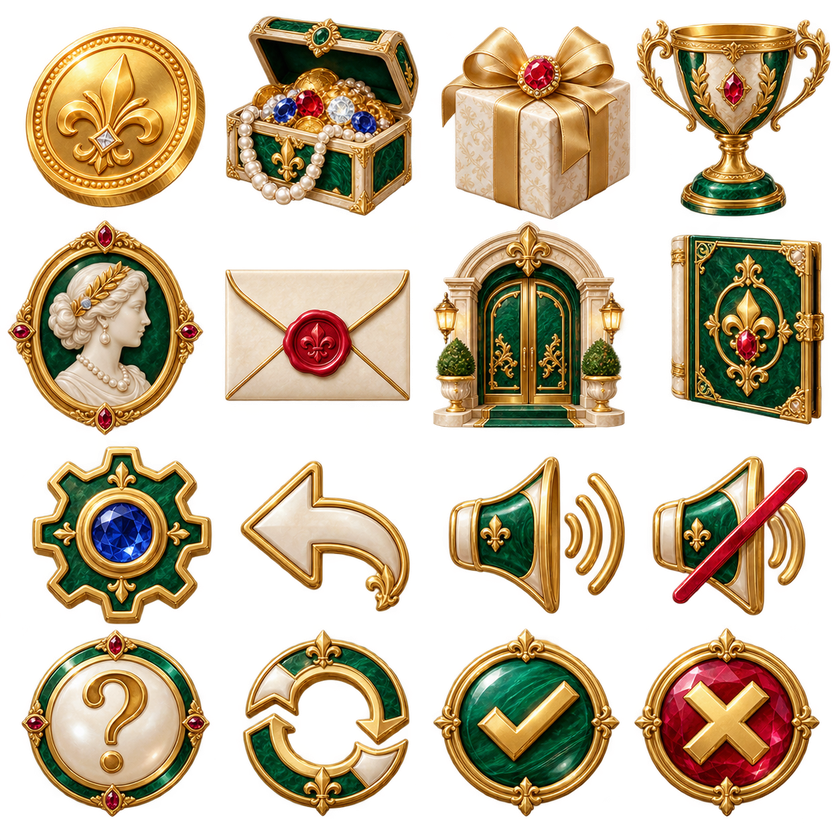
#> input picture 完整游戏模版/全游戏模版/F34_Aurum_Atelier_v1.0.0/art-source/raw/interfaces.png, 840 x 840 px, shrunk from 1254 x 1254 before the run, found by its file name
$ python extract-interfaces.py
#> lines starting #> are read from the running program, lines starting #| are printed output that depends on the picture; after the words box and inside, x2 and y2 are one past the last pixel; in counts of white or black regions, pixels touching at a corner belong together
from pathlib import Path
from collections import deque
from PIL import Image
ROOT=Path(__file__).resolve().parents[1]
if not (ROOT/'assets').exists(): ROOT=Path('/Users/mengjunzhu/Desktop/slots/slots-game-template/完整游戏模版/全游戏模版/F34_Aurum_Atelier_v1.0.0')
source=Image.open(ROOT/'assets/resources/art/interfaces.png').convert('RGBA')
#> source is the input picture: PIL image 840x840 RGBA; mean R, G, B, A 92.8, 73.9, 43.7, 128.5
a=source.getchannel('A'); w,h=source.size; px=a.load(); seen=bytearray(w*h); groups=[[] for _ in range(16)]
#> after `a = source.getchannel('A')`:
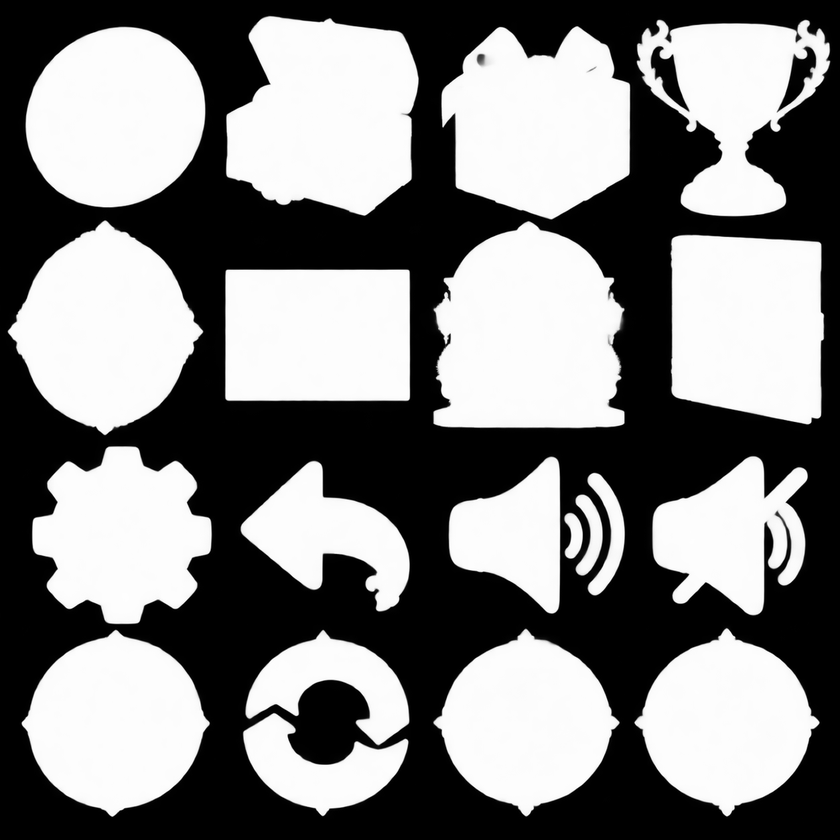
#> a: PIL image 840x840 L; min 0, max 255, mean 128.5
#> after `w, h = source.size`: w = 840; h = 840
for y in range(h):
 for x in range(w):
  start=y*w+x
  if seen[start] or px[x,y]<8: continue
  seen[start]=1; queue=deque([start]); points=[]
  while queue:
   at=queue.popleft(); points.append(at); cy,cx=divmod(at,w)
   for nx,ny in ((cx-1,cy),(cx+1,cy),(cx,cy-1),(cx,cy+1)):
    if 0<=nx<w and 0<=ny<h:
     k=ny*w+nx
     if not seen[k] and px[nx,ny]>=8: seen[k]=1;queue.append(k)
  if len(points)<20: continue
  xs=[n%w for n in points];ys=[n//w for n in points]
  col=min(3,int((min(xs)+max(xs))/2/256));row=min(3,int((min(ys)+max(ys))/2/256))
  groups[row*4+col].extend(points)
for i,points in enumerate(groups):
 mask=Image.new('L',(w,h)); mp=mask.load()
 for n in points: mp[n%w,n//w]=255
 # The component mask selects original paint rather than redrawing the icon.
 # Include the antialiased fringe but keep disconnected neighbouring artwork out.
 from PIL import ImageFilter, ImageChops
 mask=mask.filter(ImageFilter.MaxFilter(5));mask=ImageChops.multiply(mask,a)
 bounds=mask.getbbox(); art=source.copy(); art.putalpha(mask); crop=art.crop(bounds)
 output=Image.new('RGBA',(crop.width+24,crop.height+24));output.paste(crop,(12,12))
 output.save(ROOT/f'assets/resources/art/interface-{i}.png')
 print(i,bounds,output.size)
#> this loop made 16 passes
#> bounds on passes 1, 2, 3, 5, 6, 7, 9, 10, 11: (23, 24, 208, 210), (223, 13, 421, 218), (439, 17, 833, 222), (5, 218, 206, 438), (222, 267, 413, 404), (430, 219, 827, 431), (19, 444, 215, 819), (238, 454, 563, 819), (431, 453, 822, 819)
#| 0 (23, 24, 208, 210) (209, 210)
#| 1 (223, 13, 421, 218) (222, 229)
#| 2 (439, 17, 833, 222) (418, 229)
#| 3 None (864, 864)
#| 4 (5, 218, 206, 438) (225, 244)
#| 5 (222, 267, 413, 404) (215, 161)
#| 6 (430, 219, 827, 431) (421, 236)
#| 7 None (864, 864)
#> (further printed lines are left out)
#> pass 1, `mask = mask.filter(ImageFilter.MaxFilter(5))`:
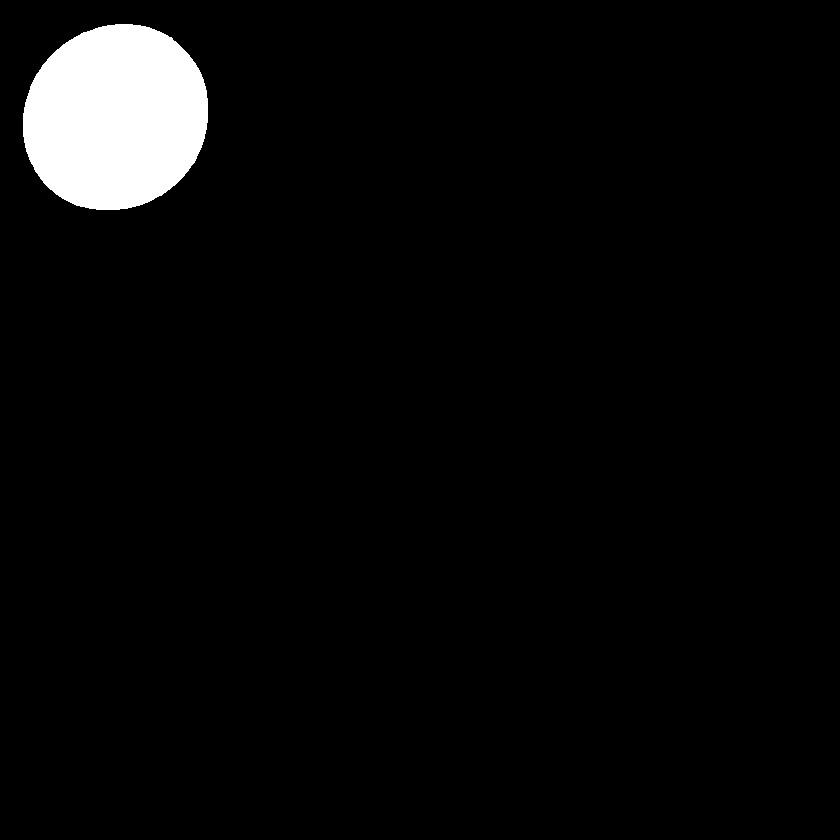
#> mask: PIL image 840x840 L; 3.9% white; 1 white region, box (x1, y1, x2, y2) and area: (23, 24, 208, 210) 27248
#> pass 1, `crop = art.crop(bounds)`:
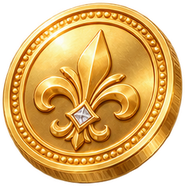
#> crop: PIL image 185x186 RGBA; mean R, G, B, A 171.1, 126.3, 53.1, 186; transparent parts drawn white
